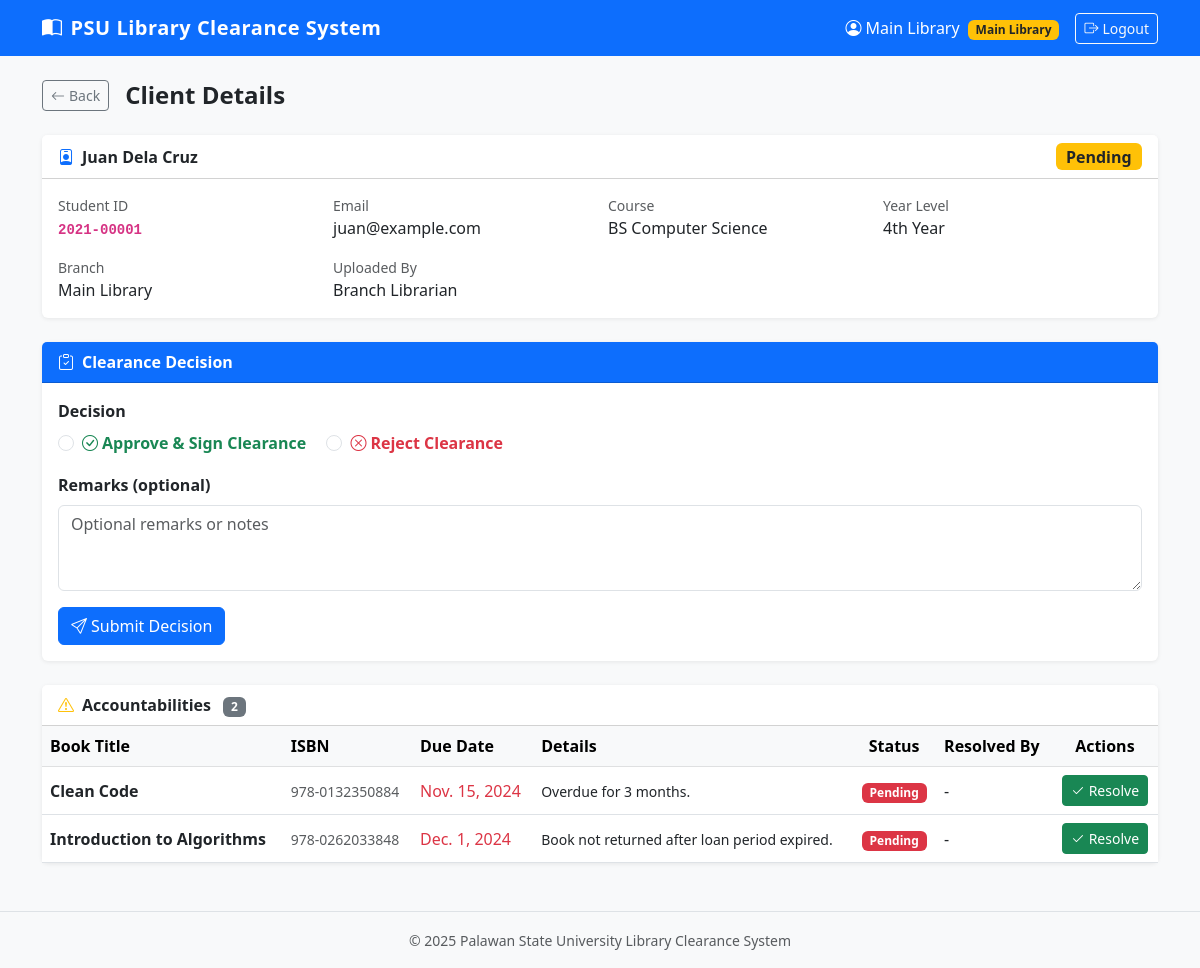
Page /clients/1/ (signed in) on the committed database.
### library/models.py (models this page shows, shortened)
class UserProfile(models.Model):
    ROLE_CHOICES = [
        ('main_library', 'Main Library'),
        ('library_in_charge', 'Library In Charge'),
    ]
    user = models.OneToOneField(User, on_delete=models.CASCADE, related_name='profile')
    role = models.CharField(max_length=30, choices=ROLE_CHOICES)
    branch = models.ForeignKey(Branch, null=True, blank=True, on_delete=models.SET_NULL)

class Client(models.Model):
    STATUS_CHOICES = [
        ('pending', 'Pending'),
        ('cleared', 'Cleared'),
        ('rejected', 'Rejected'),
    ]
    student_id = models.CharField(max_length=50, unique=True)
    first_name = models.CharField(max_length=100)
    last_name = models.CharField(max_length=100)
    email = models.EmailField()
    course = models.CharField(max_length=200, blank=True)
    year_level = models.CharField(max_length=20, blank=True)
    uploaded_by = models.ForeignKey(User, on_delete=models.SET_NULL, null=True, related_name='uploaded_clients')
    branch = models.ForeignKey(Branch, on_delete=models.SET_NULL, null=True, related_name='clients')
    status = models.CharField(max_length=20, choices=STATUS_CHOICES, default='pending')
    clearance_signed = models.BooleanField(default=False)
    remarks = models.TextField(blank=True)
    created_at = models.DateTimeField(auto_now_add=True)
    updated_at = models.DateTimeField(auto_now=True)
    @property
    def full_name(self):
        return f"{self.first_name} {self.last_name}"
    class Meta:
        ordering = ['-created_at']

class Branch(models.Model):
    name = models.CharField(max_length=200)
    code = models.CharField(max_length=20, unique=True)
    created_at = models.DateTimeField(auto_now_add=True)
    class Meta:
        verbose_name_plural = 'Branches'

class Accountability(models.Model):
    client = models.ForeignKey(Client, related_name='accountabilities', on_delete=models.CASCADE)
    book_title = models.CharField(max_length=300)
    isbn = models.CharField(max_length=30, blank=True)
    due_date = models.DateField(null=True, blank=True)
    details = models.TextField(blank=True)
    resolved = models.BooleanField(default=False)
    resolved_at = models.DateTimeField(null=True, blank=True)
    resolved_by = models.ForeignKey(User, on_delete=models.SET_NULL, null=True, blank=True, related_name='resolved_accountabilities')
    created_at = models.DateTimeField(auto_now_add=True)
    added_by = models.ForeignKey(User, on_delete=models.SET_NULL, null=True, related_name='added_accountabilities')
    class Meta:
        ordering = ['resolved', '-created_at']

### library/views.py (the view)
# urls.py: path('clients/<int:pk>/', views.client_detail, name='client_detail'),
@login_required
def client_detail(request, pk):
    client = get_object_or_404(Client, pk=pk)
    role = get_user_role(request.user)
    if role == 'library_in_charge' and client.uploaded_by != request.user:
        messages.error(request, 'Access denied.')
        return redirect('dashboard')
    accountability_form = AccountabilityForm()
    return render(request, 'library/client_detail.html', {
        'client': client,
        'accountability_form': accountability_form,
        'role': role,
    })

### library/forms.py
class AccountabilityForm(forms.ModelForm):
    class Meta:
        model = Accountability
        fields = ['book_title', 'isbn', 'due_date', 'details']
        widgets = {
            'book_title': forms.TextInput(attrs={'class': 'form-control', 'placeholder': 'Full book title'}),
            'isbn': forms.TextInput(attrs={'class': 'form-control', 'placeholder': 'Optional'}),
            'due_date': forms.DateInput(attrs={'class': 'form-control', 'type': 'date'}),
            'details': forms.Textarea(attrs={'class': 'form-control', 'rows': 3, 'placeholder': 'Additional details or notes'}),
        }

### library/views.py (called while the page is built)
def get_user_role(user):
    try:
        return user.profile.role
    except UserProfile.DoesNotExist:
        return None

### library/templates/library/client_detail.html (shortened to what this page needs)
{% extends 'library/base.html' %}
{% block content %}
<div class="d-flex align-items-center mb-4">
    <a href="{% url 'dashboard' %}" class="btn btn-outline-secondary btn-sm me-3">
        <i class="bi bi-arrow-left me-1"></i>Back
    </a>
    <h4 class="fw-bold mb-0">Client Details</h4>
</div>
<div class="card mb-4">
    <div class="card-header bg-white d-flex justify-content-between align-items-center">
        <span class="fw-semibold"><i class="bi bi-person-badge me-2 text-primary"></i>{{ client.full_name }}</span>
        {% if client.status == 'pending' %}
            <span class="badge bg-warning text-dark fs-6">Pending</span>
        {% elif client.status == 'cleared' %}
            <span class="badge bg-success fs-6">Cleared</span>
        {% else %}
            <span class="badge bg-danger fs-6">Rejected</span>
        {% endif %}
    </div>
    <div class="card-body">
        <div class="row g-3">
            <div class="col-md-3">
                <div class="text-muted small">Student ID</div>
                <div class="fw-semibold"><code>{{ client.student_id }}</code></div>
            </div>
            <div class="col-md-3">
                <div class="text-muted small">Email</div>
                <div>{{ client.email }}</div>
            </div>
            <div class="col-md-3">
                <div class="text-muted small">Course</div>
                <div>{{ client.course|default:"-" }}</div>
            </div>
            <div class="col-md-3">
                <div class="text-muted small">Year Level</div>
                <div>{{ client.year_level|default:"-" }}</div>
            </div>
            <div class="col-md-3">
                <div class="text-muted small">Branch</div>
                <div>{{ client.branch.name|default:"-" }}</div>
            </div>
            <div class="col-md-3">
                <div class="text-muted small">Uploaded By</div>
                <div>{{ client.uploaded_by.get_full_name|default:client.uploaded_by.username }}</div>
            </div>
        </div>
    </div>
</div>
{% if role == 'main_library' or request.user.is_superuser %}
{% if client.status == 'pending' %}
<div class="card mb-4 border-primary">
    <div class="card-header bg-primary text-white fw-semibold">
        <i class="bi bi-clipboard-check me-2"></i>Clearance Decision
    </div>
    <div class="card-body">
        <form method="post" action="{% url 'clearance_decide' client.pk %}">
            <div class="mb-3">
                <label class="form-label fw-semibold">Decision</label><br>
                <div class="form-check form-check-inline">
                    <input class="form-check-input" type="radio" name="decision" id="approve" value="approve" required>
                    <label class="form-check-label text-success fw-semibold" for="approve">
                        <i class="bi bi-check-circle me-1"></i>Approve & Sign Clearance
                    </label>
                </div>
                <div class="form-check form-check-inline">
                    <input class="form-check-input" type="radio" name="decision" id="reject" value="reject">
                    <label class="form-check-label text-danger fw-semibold" for="reject">
                        <i class="bi bi-x-circle me-1"></i>Reject Clearance
                    </label>
                </div>
            </div>
            <div class="mb-3">
                <label class="form-label fw-semibold">Remarks (optional)</label>
                <textarea name="remarks" class="form-control" rows="3" placeholder="Optional remarks or notes"></textarea>
            </div>
            <button type="submit" class="btn btn-primary">
                <i class="bi bi-send me-1"></i>Submit Decision
            </button>
        </form>
    </div>
</div>
{% endif %}
{% endif %}
<div class="card mb-4">
    <div class="card-header bg-white fw-semibold">
        <i class="bi bi-exclamation-triangle me-2 text-warning"></i>Accountabilities
        <span class="badge bg-secondary ms-2">{{ client.accountabilities.count }}</span>
    </div>
    <div class="table-responsive">
        <table class="table table-hover mb-0 align-middle">
            <thead class="table-light">
                <tr>
                    <th>Book Title</th>
                    <th>ISBN</th>
                    <th>Due Date</th>
                    <th>Details</th>
                    <th class="text-center">Status</th>
                    <th>Resolved By</th>
                    <th class="text-center">Actions</th>
                </tr>
            </thead>
            <tbody>
            {% for acc in client.accountabilities.all %}
            <tr class="{% if acc.resolved %}table-success{% endif %}">
                <td class="fw-semibold">{{ acc.book_title }}</td>
                <td><small class="text-muted">{{ acc.isbn|default:"-" }}</small></td>
                <td>
                    {% if acc.due_date %}
                        <span class="{% if not acc.resolved %}text-danger{% endif %}">{{ acc.due_date }}</span>
                    {% else %}-{% endif %}
                </td>
                <td><small>{{ acc.details|default:"-" }}</small></td>
                <td class="text-center">
                    {% if acc.resolved %}
                        <span class="badge bg-success">Resolved</span>
                    {% else %}
                        <span class="badge bg-danger">Pending</span>
                    {% endif %}
                </td>
                <td>
                    {% if acc.resolved_by %}
                        <small>{{ acc.resolved_by.get_full_name|default:acc.resolved_by.username }}</small>
                    {% else %}-{% endif %}
                </td>
                <td class="text-center">
                    {% if not acc.resolved %}
                        {% if role == 'library_in_charge' and acc.added_by == request.user %}
                        <form method="post" action="{% url 'accountability_resolve' acc.pk %}" class="d-inline">
                            {% csrf_token %}
                            <button type="submit" class="btn btn-sm btn-success" onclick="return confirm('Mark this as resolved?')">
                                <i class="bi bi-check2 me-1"></i>Resolve
                            </button>
                        </form>
                        {% elif role == 'main_library' or request.user.is_superuser %}
                        <form method="post" action="{% url 'accountability_resolve' acc.pk %}" class="d-inline">
                            <button type="submit" class="btn btn-sm btn-success" onclick="return confirm('Mark this as resolved?')">
                                <i class="bi bi-check2 me-1"></i>Resolve
                            </button>
                        </form>
                        {% endif %}
                    {% else %}
                        <span class="text-muted small">Done</span>
                    {% endif %}
                </td>
            </tr>
            {% empty %}
            <tr><td colspan="7" class="text-center text-muted py-3">No accountabilities recorded.</td></tr>
            {% endfor %}
            </tbody>
        </table>
    </div>
</div>
{% endblock %}

### library/templates/library/base.html (shortened to what this page needs)
<!DOCTYPE html>
<html lang="en">
<head>
    <link href="https://cdn.jsdelivr.net/npm/bootstrap@5.3.0/dist/css/bootstrap.min.css" rel="stylesheet">
    <link href="https://cdn.jsdelivr.net/npm/bootstrap-icons@1.10.5/font/bootstrap-icons.css" rel="stylesheet">
</head>
<body>
{% if user.is_authenticated %}
<nav class="navbar navbar-expand-lg navbar-dark bg-primary mb-4">
    <div class="container">
        <a class="navbar-brand" href="{% url 'dashboard' %}">
            <i class="bi bi-book-half me-2"></i>PSU Library Clearance System
        </a>
        <div class="collapse navbar-collapse" id="navbarNav">
            <ul class="navbar-nav ms-auto align-items-center">
                <li class="nav-item me-3">
                    <span class="navbar-text text-white">
                        <i class="bi bi-person-circle me-1"></i>{{ user.get_full_name|default:user.username }}
                        {% if user.profile %}
                            <span class="badge bg-warning text-dark ms-1">{{ user.profile.get_role_display }}</span>
                        {% endif %}
                    </span>
                </li>
                <li class="nav-item">
                    <a class="btn btn-outline-light btn-sm" href="{% url 'logout' %}">
                        <i class="bi bi-box-arrow-right me-1"></i>Logout
                    </a>
                </li>
            </ul>
        </div>
    </div>
</nav>
{% endif %}
<div class="container mb-5">
    {% block content %}{% endblock %}
</div>
<footer class="py-3 mt-4 text-center text-muted">
    <div class="container">
        <small>&copy; 2025 Palawan State University Library Clearance System</small>
    </div>
</footer>
</body>
</html>

### library/templates/library/base.html (style rules this page uses)
body { background-color: #f8f9fa; }
.navbar-brand { font-weight: 700; letter-spacing: 0.5px; }
.card { border: none; box-shadow: 0 1px 4px rgba(0,0,0,0.08); }
footer { border-top: 1px solid #dee2e6; }

### rows in the picture
Client: full_name "Juan Dela Cruz", student_id "2021-00001", email "juan@example.com", course "BS Computer Science", year_level "4th Year", branch.name "Main Library", uploaded_by.get_full_name "Branch Librarian", accountabilities.count "2"
Accountability: book_title "Clean Code", isbn "978-0132350884", due_date "Nov. 15, 2024", details "Overdue for 3 months.", resolved "Pending"
Accountability: book_title "Introduction to Algorithms", isbn "978-0262033848", due_date "Dec. 1, 2024", details "Book not returned after loan period expired.", resolved "Pending"

### other values in the picture
{{ user.get_full_name|default:user.username }} "Main Library"
{{ user.profile.get_role_display }} "Main Library"
